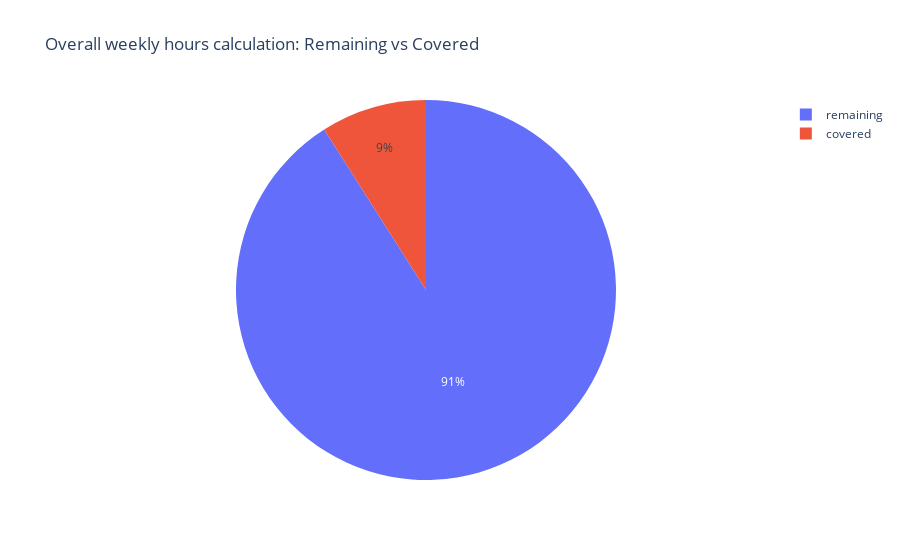

The notebook cell saved with this chart:
### Code cell
# Pie chart
fig = go.Figure(go.Pie(
    name="",
    values = total_calculation_df['amount'],
    labels = total_calculation_df['category'],
    customdata = total_calculation_df['amount_hrs'],
    hovertemplate = "Category: %{label} <br>Total(minutes): %{value} </br>Total(hours): %{customdata}"

))

fig.update_layout(title_text='Overall weekly hours calculation: Remaining vs Covered')

fig.show()

### Figure 1 — Plotly figure (JSON) as saved in the notebook; plotly's stock layout.template omitted (floating-point values rounded to 4 significant figures)
{"data": [{"customdata": ["3h 36m", "36h 24m"], "hovertemplate": "Category: %{label} <br>Total(minutes): %{value} </br>Total(hours): %{customdata}", "labels": ["covered", "remaining"], "name": "", "type": "pie", "values": [216, 2184]}], "layout": {"title": {"text": "Overall weekly hours calculation: Remaining vs Covered"}}}
